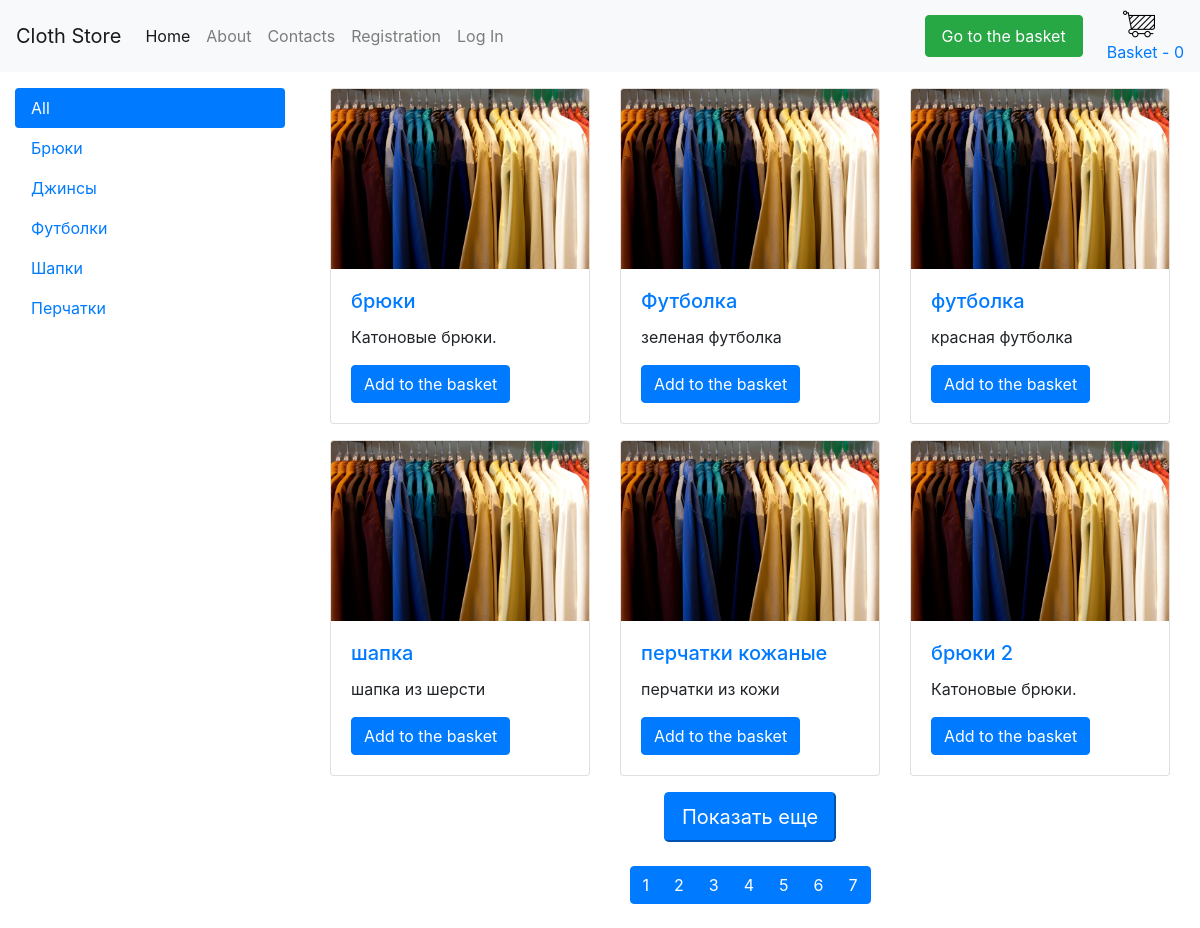
The page / on the database its author committed.
### tables this page shows
CREATE TABLE `category` (
  `id` int(11) NOT NULL,
  `title` varchar(255) NOT NULL
);

CREATE TABLE `products` (
  `id` int(11) NOT NULL,
  `title` varchar(255) NOT NULL,
  `price` int(11) NOT NULL,
  `description` text NOT NULL,
  `content` text NOT NULL,
  `category_id` int(11) NOT NULL,
  `image` varchar(255) NOT NULL
);

### parts/product-card.php (the view)
<div class="col-4 mb-3">
	<div class="card">
		<a href="product.php?id=<?php echo $product["id"]; ?>">
			<img src="img/1.jpg" class="card-img-top" alt="...">
		</a>
		<div class="card-body">
			<a href="product.php?id=<?php echo $product["id"]; ?>" class="text-decoration-none">
				<h5 class="card-title"><?php echo $product["title"]; ?></h5>
			</a>
			<p class="card-text"><?php echo $product["description"]; ?></p>
			<button class="btn btn-primary add-basket" data-id="<?php echo $product["id"] ?>">Add to the basket</button>
		</div>
	</div>
</div>

### parts/category-nav.php
<div class="nav flex-column nav-pills" id="v-pills-tab" role="tablist" aria-orientation="vertical">
	<?php
	$categorySql = "SELECT * FROM category";
	$categoryResult = $connect->query($categorySql);
	if(isset($_GET["id"])){
		echo "<a class='nav-link' href='/'>All</a>";
	}else{
		echo "<a class='nav-link active' href='/'>All</a>";
	}
	while($category = mysqli_fetch_assoc($categoryResult)){
		if(isset($_GET["id"]) && $_GET["id"] == $category["id"]){
			echo "<a class='nav-link active' href='/category.php?id=" . $category["id"] . "'>" . $category["title"] . "</a>";
		}else{
			echo "<a class='nav-link' href='/category.php?id=" . $category["id"] . "'>" . $category["title"] . "</a>";
		}
	}
	?>
</div>

### index.php (shortened to what this page needs)
<?php
include "configs/db.php";
include "parts/head.php";
?>
<div class="row" id="products-block">
	<?php
	$productSql = "SELECT * FROM products LIMIT 6";
	$productResult = $connect -> query($productSql);
	while($product = mysqli_fetch_assoc($productResult)){
		include $_SERVER['DOCUMENT_ROOT'] . "/parts/product-card.php";
	}
	$allProductsSql = "SELECT * FROM products";
	$resultAll = $connect -> query($allProductsSql);
	$quantity = mysqli_num_rows($resultAll);
	?>
</div>
<div class="row mb-4 justify-content-center">
		<button class="btn-primary btn-lg" id="show-more">Показать еще</button>
</div>
<div class="row mb-4 justify-content-center">
	<div class="btn-group " role="group" aria-label="Basic example">
		<?php
			$i = 1;
			if($quantity % 6 == 0){
				$num = $quantity / 6;
			}else{
				$num = $quantity / 6 +1;
			}
			while($i < $num){
				?>
				<button type="button" class="btn btn-primary" name="pagin-pages" data-link="/modules/products/pagin-page.php?pagin=<?php echo $i - 1 ?>&quantity=<?php echo $quantity ?>"><?php echo $i ?></button>
				<?php
				$i += 1;
			}
		?>
	</div>
</div>
<?php
include "parts/footer.php";
?>

### assets/style/style.css (style rules this page uses)
.card-img-top { width: 100%; height: 15vw; object-fit: cover; }

### rows shown on the page
category: title "Брюки"
category: title "Джинсы"
category: title "Футболки"
category: title "Шапки"
category: title "Перчатки"
products: title "брюки", description "Катоновые брюки."
products: title "Футболка", description "зеленая футболка"
products: title "футболка", description "красная футболка"
products: title "шапка", description "шапка из шерсти"
products: title "перчатки кожаные", description "перчатки из кожи"
products: title "брюки 2", description "Катоновые брюки."

### other values the page prints
$quant "0"
